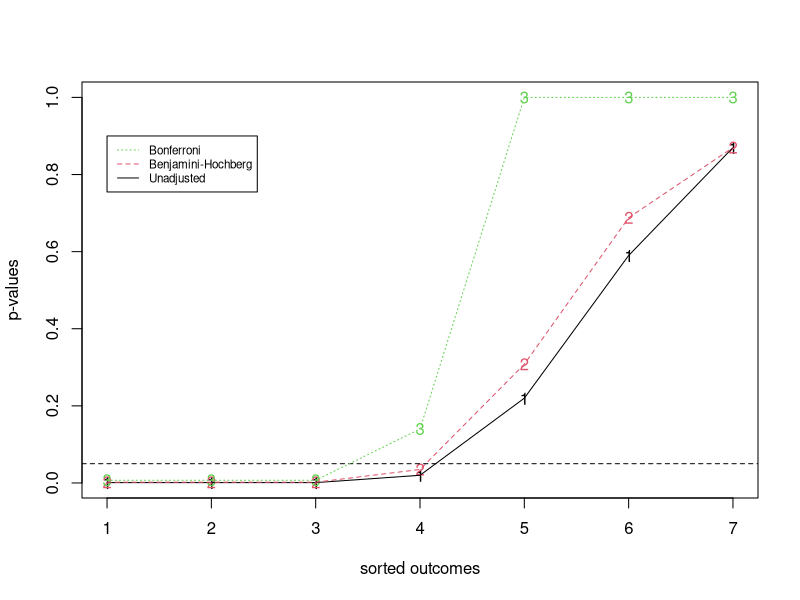
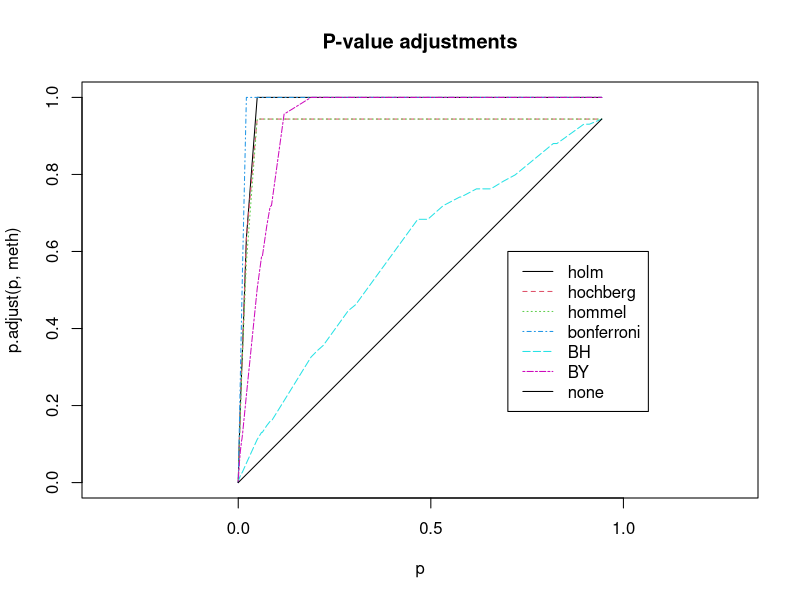

Source code (R) for these figures, in order:
## ---- chunk 1
## try http:// if https:// URLs are not supported
#source("https://bioconductor.org/biocLite.R")
#biocLite()
## ---- chunk 2
pvals = c(.001, .001, .001, .02, .22, .59, .87)
BONF = p.adjust(pvals, "bonferroni")
BH = p.adjust(pvals, "BH")
res = cbind(pvals, BH=round(BH, 3), BONF=round(BONF, 3))
## ---- chunk 3
# set a method so this will fit
plot.p.values <- function(){
  matplot(res, ylab="p-values", xlab="sorted outcomes")
  abline(h=0.05, lty=2)
  matlines(res)
  legend(1, .9, legend=c("Bonferroni", "Benjamini-Hochberg", "Unadjusted"), 
       col=c(3, 2, 1), lty=c(3, 2, 1), cex=0.7)
}
## ---- chunk 4
plot.p.values()
## ---- chunk 5
require(graphics)
set.seed(123)
x <- rnorm(50, mean = c(rep(0, 25), rep(3, 25)))
p <- 2*pnorm(sort(-abs(x)))
round(p, 3)
round(p.adjust(p), 3)
round(p.adjust(p, "BH"), 3)
## ---- chunk 6
## or all of them at once (dropping the "fdr" alias):
p.adjust.M <- p.adjust.methods[p.adjust.methods != "fdr"]
p.adj    <- sapply(p.adjust.M, function(meth) p.adjust(p, meth))
round(p.adj, 3)
## or a bit nicer:
noquote(apply(p.adj, 2, format.pval, digits = 3))
## ---- chunk 7
matplot(p, p.adj, ylab="p.adjust(p, meth)", type = "l", 
        asp = 1, lty = 1:6,main = "P-value adjustments")
legend(0.7, 0.6, p.adjust.M, col = 1:6, lty = 1:6)
